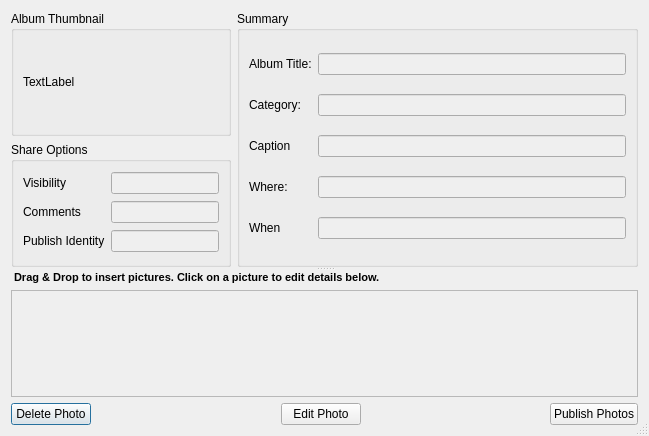
<?xml version="1.0" encoding="UTF-8"?>
<ui version="4.0">
 <class>AlbumDialog</class>
 <widget class="QDialog" name="AlbumDialog">
  <property name="geometry">
   <rect>
    <x>0</x>
    <y>0</y>
    <width>649</width>
    <height>436</height>
   </rect>
  </property>
  <property name="windowTitle">
   <string>Album</string>
  </property>
  <property name="windowIcon">
   <iconset resource="../images.qrc">
    <normaloff>:/images/rstray3.png</normaloff>:/images/rstray3.png</iconset>
  </property>
  <property name="sizeGripEnabled">
   <bool>true</bool>
  </property>
  <layout class="QVBoxLayout" name="verticalLayout_3">
   <item>
    <widget class="QSplitter" name="splitter">
     <property name="orientation">
      <enum>Qt::Vertical</enum>
     </property>
     <widget class="QWidget" name="layoutWidget_2">
      <layout class="QGridLayout" name="gridLayout_4">
       <item row="0" column="0">
        <widget class="QGroupBox" name="albumGroup">
         <property name="sizePolicy">
          <sizepolicy hsizetype="Preferred" vsizetype="Minimum">
           <horstretch>0</horstretch>
           <verstretch>1</verstretch>
          </sizepolicy>
         </property>
         <property name="title">
          <string>Album Thumbnail</string>
         </property>
         <layout class="QVBoxLayout" name="verticalLayout_2">
          <item>
           <widget class="QLabel" name="label_thumbNail">
            <property name="text">
             <string>TextLabel</string>
            </property>
           </widget>
          </item>
         </layout>
        </widget>
       </item>
       <item row="0" column="1" rowspan="2">
        <widget class="QGroupBox" name="groupBox_2">
         <property name="sizePolicy">
          <sizepolicy hsizetype="MinimumExpanding" vsizetype="Preferred">
           <horstretch>10</horstretch>
           <verstretch>1</verstretch>
          </sizepolicy>
         </property>
         <property name="title">
          <string>Summary</string>
         </property>
         <layout class="QGridLayout" name="gridLayout_3">
          <item row="0" column="1">
           <widget class="QLineEdit" name="lineEdit_Title">
            <property name="enabled">
             <bool>false</bool>
            </property>
            <property name="sizePolicy">
             <sizepolicy hsizetype="MinimumExpanding" vsizetype="Fixed">
              <horstretch>0</horstretch>
              <verstretch>0</verstretch>
             </sizepolicy>
            </property>
           </widget>
          </item>
          <item row="1" column="0">
           <widget class="QLabel" name="label_7">
            <property name="text">
             <string>Category:</string>
            </property>
           </widget>
          </item>
          <item row="2" column="0">
           <widget class="QLabel" name="label_8">
            <property name="text">
             <string>Caption</string>
            </property>
           </widget>
          </item>
          <item row="2" column="1">
           <widget class="QLineEdit" name="lineEdit_Caption">
            <property name="enabled">
             <bool>false</bool>
            </property>
            <property name="sizePolicy">
             <sizepolicy hsizetype="MinimumExpanding" vsizetype="Fixed">
              <horstretch>0</horstretch>
              <verstretch>0</verstretch>
             </sizepolicy>
            </property>
           </widget>
          </item>
          <item row="3" column="0">
           <widget class="QLabel" name="label_5">
            <property name="text">
             <string>Where:</string>
            </property>
           </widget>
          </item>
          <item row="3" column="1">
           <widget class="QLineEdit" name="lineEdit_Where">
            <property name="enabled">
             <bool>false</bool>
            </property>
            <property name="sizePolicy">
             <sizepolicy hsizetype="MinimumExpanding" vsizetype="Fixed">
              <horstretch>0</horstretch>
              <verstretch>0</verstretch>
             </sizepolicy>
            </property>
           </widget>
          </item>
          <item row="4" column="1">
           <widget class="QLineEdit" name="lineEdit_When">
            <property name="enabled">
             <bool>false</bool>
            </property>
            <property name="sizePolicy">
             <sizepolicy hsizetype="MinimumExpanding" vsizetype="Fixed">
              <horstretch>0</horstretch>
              <verstretch>0</verstretch>
             </sizepolicy>
            </property>
           </widget>
          </item>
          <item row="0" column="0">
           <widget class="QLabel" name="label_9">
            <property name="text">
             <string>Album Title:</string>
            </property>
           </widget>
          </item>
          <item row="4" column="0">
           <widget class="QLabel" name="label_6">
            <property name="text">
             <string>When</string>
            </property>
           </widget>
          </item>
          <item row="1" column="1">
           <widget class="QLineEdit" name="lineEdit_Category">
            <property name="enabled">
             <bool>false</bool>
            </property>
            <property name="sizePolicy">
             <sizepolicy hsizetype="MinimumExpanding" vsizetype="Fixed">
              <horstretch>0</horstretch>
              <verstretch>0</verstretch>
             </sizepolicy>
            </property>
           </widget>
          </item>
         </layout>
        </widget>
       </item>
       <item row="1" column="0">
        <layout class="QVBoxLayout" name="verticalLayout_4">
         <item>
          <widget class="QGroupBox" name="groupBox_3">
           <property name="sizePolicy">
            <sizepolicy hsizetype="MinimumExpanding" vsizetype="Preferred">
             <horstretch>10</horstretch>
             <verstretch>1</verstretch>
            </sizepolicy>
           </property>
           <property name="title">
            <string>Share Options</string>
           </property>
           <layout class="QGridLayout" name="gridLayout_6">
            <item row="0" column="1">
             <widget class="QLineEdit" name="lineEdit_Visibility">
              <property name="enabled">
               <bool>false</bool>
              </property>
              <property name="sizePolicy">
               <sizepolicy hsizetype="MinimumExpanding" vsizetype="Fixed">
                <horstretch>0</horstretch>
                <verstretch>0</verstretch>
               </sizepolicy>
              </property>
             </widget>
            </item>
            <item row="1" column="0">
             <widget class="QLabel" name="label_11">
              <property name="text">
               <string>Comments</string>
              </property>
             </widget>
            </item>
            <item row="2" column="0">
             <widget class="QLabel" name="label_12">
              <property name="text">
               <string>Publish Identity</string>
              </property>
             </widget>
            </item>
            <item row="2" column="1">
             <widget class="QLineEdit" name="lineEdit_Identity">
              <property name="enabled">
               <bool>false</bool>
              </property>
              <property name="sizePolicy">
               <sizepolicy hsizetype="MinimumExpanding" vsizetype="Fixed">
                <horstretch>0</horstretch>
                <verstretch>0</verstretch>
               </sizepolicy>
              </property>
             </widget>
            </item>
            <item row="0" column="0">
             <widget class="QLabel" name="label_14">
              <property name="text">
               <string>Visibility</string>
              </property>
             </widget>
            </item>
            <item row="1" column="1">
             <widget class="QLineEdit" name="lineEdit_Comments">
              <property name="enabled">
               <bool>false</bool>
              </property>
              <property name="sizePolicy">
               <sizepolicy hsizetype="MinimumExpanding" vsizetype="Fixed">
                <horstretch>0</horstretch>
                <verstretch>0</verstretch>
               </sizepolicy>
              </property>
             </widget>
            </item>
           </layout>
          </widget>
         </item>
        </layout>
       </item>
      </layout>
     </widget>
     <widget class="QWidget" name="layoutWidget_3">
      <layout class="QVBoxLayout" name="verticalLayout" stretch="0,10">
       <item>
        <widget class="QLabel" name="label_10">
         <property name="text">
          <string>&lt;!DOCTYPE HTML PUBLIC &quot;-//W3C//DTD HTML 4.0//EN&quot; &quot;http://www.w3.org/TR/REC-html40/strict.dtd&quot;&gt;
&lt;html&gt;&lt;head&gt;&lt;meta name=&quot;qrichtext&quot; content=&quot;1&quot; /&gt;&lt;style type=&quot;text/css&quot;&gt;
p, li { white-space: pre-wrap; }
&lt;/style&gt;&lt;/head&gt;&lt;body style=&quot; font-family:'MS Shell Dlg 2'; font-size:8.25pt; font-weight:400; font-style:normal;&quot;&gt;
&lt;p style=&quot; margin-top:0px; margin-bottom:0px; margin-left:0px; margin-right:0px; -qt-block-indent:0; text-indent:0px;&quot;&gt;&lt;span style=&quot; font-size:8pt; font-weight:600;&quot;&gt; Drag &amp;amp; Drop to insert pictures. Click on a picture to edit details below.&lt;/span&gt;&lt;/p&gt;&lt;/body&gt;&lt;/html&gt;</string>
         </property>
        </widget>
       </item>
       <item>
        <widget class="QScrollArea" name="scrollAreaPhotos">
         <property name="sizePolicy">
          <sizepolicy hsizetype="Expanding" vsizetype="MinimumExpanding">
           <horstretch>0</horstretch>
           <verstretch>10</verstretch>
          </sizepolicy>
         </property>
         <property name="acceptDrops">
          <bool>true</bool>
         </property>
         <property name="horizontalScrollBarPolicy">
          <enum>Qt::ScrollBarAsNeeded</enum>
         </property>
         <property name="widgetResizable">
          <bool>true</bool>
         </property>
         <property name="alignment">
          <set>Qt::AlignBottom|Qt::AlignLeading|Qt::AlignLeft</set>
         </property>
         <widget class="PhotoDrop" name="scrollAreaWidgetContents">
          <property name="geometry">
           <rect>
            <x>0</x>
            <y>0</y>
            <width>627</width>
            <height>107</height>
           </rect>
          </property>
          <property name="styleSheet">
           <string notr="true">QWidget#scrollAreaWidgetContents{border: none;}</string>
          </property>
          <layout class="QGridLayout" name="gridLayout_2"/>
         </widget>
        </widget>
       </item>
      </layout>
     </widget>
    </widget>
   </item>
   <item>
    <layout class="QHBoxLayout" name="horizontalLayout">
     <item>
      <widget class="QPushButton" name="pushButton_DeletePhoto">
       <property name="text">
        <string>Delete Photo</string>
       </property>
      </widget>
     </item>
     <item>
      <spacer name="horizontalSpacer">
       <property name="orientation">
        <enum>Qt::Horizontal</enum>
       </property>
       <property name="sizeHint" stdset="0">
        <size>
         <width>40</width>
         <height>20</height>
        </size>
       </property>
      </spacer>
     </item>
     <item>
      <widget class="QPushButton" name="pushButton">
       <property name="text">
        <string>Edit Photo</string>
       </property>
      </widget>
     </item>
     <item>
      <spacer name="horizontalSpacer_2">
       <property name="orientation">
        <enum>Qt::Horizontal</enum>
       </property>
       <property name="sizeHint" stdset="0">
        <size>
         <width>68</width>
         <height>17</height>
        </size>
       </property>
      </spacer>
     </item>
     <item>
      <widget class="QPushButton" name="pushButton_PublishPhotos">
       <property name="text">
        <string>Publish Photos</string>
       </property>
      </widget>
     </item>
    </layout>
   </item>
  </layout>
 </widget>
 <customwidgets>
  <customwidget>
   <class>PhotoDrop</class>
   <extends>QWidget</extends>
   <header>gui/PhotoShare/PhotoDrop.h</header>
   <container>1</container>
  </customwidget>
 </customwidgets>
 <resources>
  <include location="../images.qrc"/>
 </resources>
 <connections/>
</ui>
